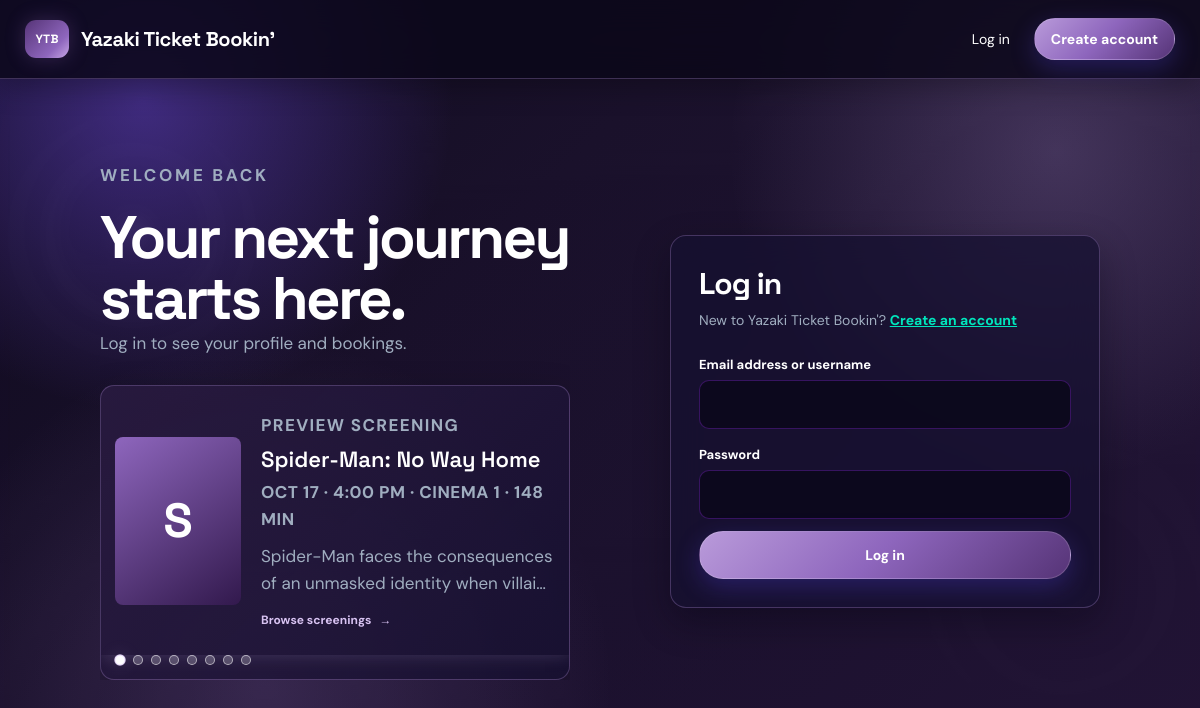
The page /login.php on the database its author committed.
### tables this page shows
CREATE TABLE IF NOT EXISTS movies (
    id INT UNSIGNED NOT NULL AUTO_INCREMENT,
    title VARCHAR(180) NOT NULL,
    description TEXT NOT NULL,
    duration_minutes SMALLINT UNSIGNED NOT NULL DEFAULT 120,
    show_date DATE NOT NULL,
    release_status ENUM('now_showing', 'upcoming') NOT NULL DEFAULT 'now_showing',
    available_from DATE NOT NULL,
    available_until DATE NOT NULL,
    show_time TIME NOT NULL,
    price DECIMAL(10, 2) NOT NULL DEFAULT 12.00,
    cinema_number TINYINT UNSIGNED NOT NULL DEFAULT 1,
    poster_color VARCHAR(20) NOT NULL DEFAULT '#1e594d',
        poster_url VARCHAR(500) NULL,
    created_at TIMESTAMP NOT NULL DEFAULT CURRENT_TIMESTAMP,
    PRIMARY KEY (id)
);

### auth.php (called while the page is built, shortened)
<?php
require_once __DIR__ . '/config.php';
function is_logged_in(): bool
{
    return isset($_SESSION['user_id']);
}
function current_user(): ?array
{
    if (!is_logged_in()) {
        return null;
    }
    $statement = db()->prepare('SELECT id, name, email, role FROM users WHERE id = ?');
    $statement->execute([$_SESSION['user_id']]);
    $user = $statement->fetch();
    return $user ?: null;
}
function e(?string $value): string
{
    return htmlspecialchars((string) $value, ENT_QUOTES, 'UTF-8');
}

### config.php (called while the page is built, shortened)
<?php
function db(): PDO
{
    $connection = new PDO(
        'mysql:host=' . DB_HOST . ';dbname=' . DB_NAME . ';charset=utf8mb4',
        DB_USER,
        DB_PASS,
        [
            PDO::ATTR_ERRMODE => PDO::ERRMODE_EXCEPTION,
            PDO::ATTR_DEFAULT_FETCH_MODE => PDO::FETCH_ASSOC,
            PDO::ATTR_EMULATE_PREPARES => false,
        ]
    );
    return $connection;
}

### login.php (the view, shortened to what this page needs)
<?php
require_once __DIR__ . '/auth.php';
$email = '';
$preview_movies = db()->query('SELECT title, description, show_date, show_time, duration_minutes, cinema_number, poster_url FROM movies WHERE show_date BETWEEN CURDATE() AND DATE_ADD(CURDATE(), INTERVAL 14 DAY) ORDER BY show_date, show_time LIMIT 8')->fetchAll();
require __DIR__ . '/header.php';
?>
<section class="auth-layout auth-layout-login">
    <div class="auth-intro">
        <div class="auth-intro-copy"><p class="eyebrow">Welcome back</p><h1>Your next journey starts here.</h1><p>Log in to see your profile and bookings.</p></div>
        <?php if ($preview_movies): ?>
            <section class="login-movie-preview" aria-label="Preview screenings" data-auto-advance="5500">
                <div class="login-preview-slides" aria-live="polite">
                    <?php foreach ($preview_movies as $index => $preview_movie): ?>
                        <article class="login-preview-slide <?= $index === 0 ? 'is-active' : '' ?>" aria-hidden="<?= $index === 0 ? 'false' : 'true' ?>" aria-label="<?= (int) ($index + 1) ?> of <?= count($preview_movies) ?>">
                            <div class="login-movie-art">
                                <?php if (!empty($preview_movie['poster_url'])): ?>
                                    <img src="<?= e($preview_movie['poster_url']) ?>" alt="Poster for <?= e($preview_movie['title']) ?>">
                                <?php else: ?>
                                    <span aria-hidden="true"><?= e(strtoupper(substr($preview_movie['title'], 0, 1))) ?></span>
                                <?php endif; ?>
                            </div>
                            <div class="login-movie-details">
                                <p class="login-preview-label">Preview screening</p>
                                <h2><?= e($preview_movie['title']) ?></h2>
                                <p class="login-preview-meta"><?= e(date('M j', strtotime($preview_movie['show_date']))) ?> &middot; <?= e(date('g:i A', strtotime($preview_movie['show_time']))) ?> &middot; Cinema <?= (int) $preview_movie['cinema_number'] ?> &middot; <?= (int) $preview_movie['duration_minutes'] ?> min</p>
                                <p class="login-preview-description"><?= e($preview_movie['description']) ?></p>
                                <a class="login-preview-link" href="movies.php?view=now">Browse screenings <span aria-hidden="true">&rarr;</span></a>
                            </div>
                        </article>
                    <?php endforeach; ?>
                </div>
                <?php if (count($preview_movies) > 1): ?>
                    <div class="login-preview-pagination" aria-label="Choose a movie preview">
                        <?php foreach ($preview_movies as $index => $preview_movie): ?>
                            <button class="login-preview-dot <?= $index === 0 ? 'is-active' : '' ?>" type="button" data-slide-index="<?= (int) $index ?>" aria-label="Show preview for <?= e($preview_movie['title']) ?>" aria-pressed="<?= $index === 0 ? 'true' : 'false' ?>"></button>
                        <?php endforeach; ?>
                    </div>
                <?php endif; ?>
            </section>
        <?php endif; ?>
    </div>
    <form class="form-card" method="post" action="login.php">
        <h2>Log in</h2>
        <p class="form-note">New to Yazaki Ticket Bookin'? <a href="register.php">Create an account</a></p>
        <label for="email">Email address or username</label>
        <input id="email" name="email" type="text" value="<?= e($email) ?>" autocomplete="username" required>
        <label for="password">Password</label>
        <input id="password" name="password" type="password" autocomplete="current-password" required>
        <button class="button button-primary button-full" type="submit">Log in</button>
    </form>
</section>
<?php require __DIR__ . '/footer.php'; ?>

### header.php (shortened to what this page needs)
<?php
require_once __DIR__ . '/auth.php';
$user = current_user();
?>
<!doctype html>
<html lang="en">
<head>
    <link rel="stylesheet" href="style.css?v=<?= (int) filemtime(__DIR__ . '/style.css') ?>">
</head>
<body>
<header class="site-header">
    <a class="brand" href="index.php"><span class="brand-mark">YTB</span> Yazaki Ticket Bookin'</a>
    <nav>
        <?php if ($user): ?>
            <details class="profile-menu">
                <summary aria-label="Open profile menu"><span class="profile-avatar"><?= e(strtoupper(substr((string) $user['name'], 0, 1))) ?></span><span><?= e($user['name']) ?></span><span aria-hidden="true">&#9662;</span></summary>
                <div class="profile-menu-content">
                    <div class="profile-email"><span>Signed in as</span><strong><?= e($user['email'] ?: 'No email added') ?></strong></div>
                    <a href="dashboard.php">Dashboard</a>
                    <?php if (is_admin()): ?><a href="admin.php">Admin console</a><?php endif; ?>
                    <a class="profile-logout" href="logout.php">Log out</a>
                </div>
            </details>
        <?php else: ?>
            <a href="login.php">Log in</a>
            <a class="nav-button" href="register.php">Create account</a>
        <?php endif; ?>
    </nav>
</header>
<main class="page-shell">

### footer.php (shortened to what this page needs)
</main>
</body>
</html>

### rows shown on the page
movies: title "S", title "Spider-Man: No Way Home", show_date "OCT 17", show_time "4:00 PM", cinema_number "1", duration_minutes "148", description "Spider-Man faces the consequences of an unmasked identity when…"
